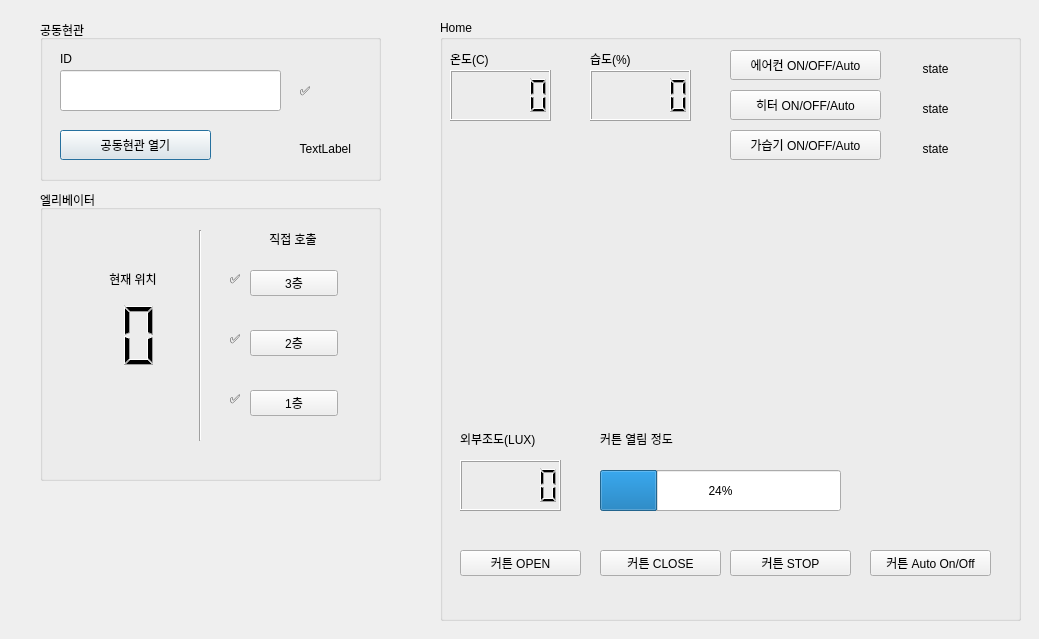
<?xml version="1.0" encoding="UTF-8"?>
<ui version="4.0">
 <class>Dialog</class>
 <widget class="QDialog" name="Dialog">
  <property name="geometry">
   <rect>
    <x>0</x>
    <y>0</y>
    <width>1039</width>
    <height>639</height>
   </rect>
  </property>
  <property name="windowTitle">
   <string>Dialog</string>
  </property>
  <widget class="QGroupBox" name="groupBox_e">
   <property name="geometry">
    <rect>
     <x>40</x>
     <y>20</y>
     <width>341</width>
     <height>161</height>
    </rect>
   </property>
   <property name="title">
    <string>공동현관</string>
   </property>
   <widget class="QLineEdit" name="le_e_id">
    <property name="geometry">
     <rect>
      <x>20</x>
      <y>50</y>
      <width>221</width>
      <height>41</height>
     </rect>
    </property>
    <property name="readOnly">
     <bool>true</bool>
    </property>
   </widget>
   <widget class="QLabel" name="label_e_id">
    <property name="geometry">
     <rect>
      <x>20</x>
      <y>30</y>
      <width>66</width>
      <height>18</height>
     </rect>
    </property>
    <property name="text">
     <string>ID</string>
    </property>
   </widget>
   <widget class="QLabel" name="label_e_approv">
    <property name="geometry">
     <rect>
      <x>260</x>
      <y>50</y>
      <width>61</width>
      <height>41</height>
     </rect>
    </property>
    <property name="text">
     <string>✅</string>
    </property>
   </widget>
   <widget class="QPushButton" name="pushButton_e">
    <property name="geometry">
     <rect>
      <x>20</x>
      <y>110</y>
      <width>151</width>
      <height>30</height>
     </rect>
    </property>
    <property name="text">
     <string>공동현관 열기</string>
    </property>
   </widget>
   <widget class="QLabel" name="label_e_open">
    <property name="geometry">
     <rect>
      <x>180</x>
      <y>120</y>
      <width>131</width>
      <height>18</height>
     </rect>
    </property>
    <property name="text">
     <string>TextLabel</string>
    </property>
    <property name="alignment">
     <set>Qt::AlignRight|Qt::AlignTrailing|Qt::AlignVCenter</set>
    </property>
   </widget>
  </widget>
  <widget class="QGroupBox" name="groupBox_ele">
   <property name="geometry">
    <rect>
     <x>40</x>
     <y>190</y>
     <width>341</width>
     <height>291</height>
    </rect>
   </property>
   <property name="title">
    <string>엘리베이터</string>
   </property>
   <widget class="QLCDNumber" name="lcdNumber_floor">
    <property name="geometry">
     <rect>
      <x>-60</x>
      <y>100</y>
      <width>181</width>
      <height>91</height>
     </rect>
    </property>
    <property name="frameShadow">
     <enum>QFrame::Raised</enum>
    </property>
    <property name="lineWidth">
     <number>-1</number>
    </property>
   </widget>
   <widget class="QLabel" name="label">
    <property name="geometry">
     <rect>
      <x>60</x>
      <y>80</y>
      <width>66</width>
      <height>18</height>
     </rect>
    </property>
    <property name="text">
     <string>현재 위치</string>
    </property>
    <property name="alignment">
     <set>Qt::AlignCenter</set>
    </property>
   </widget>
   <widget class="QPushButton" name="pushButton_1f">
    <property name="geometry">
     <rect>
      <x>210</x>
      <y>200</y>
      <width>88</width>
      <height>26</height>
     </rect>
    </property>
    <property name="text">
     <string>1층</string>
    </property>
   </widget>
   <widget class="QPushButton" name="pushButton_2f">
    <property name="geometry">
     <rect>
      <x>210</x>
      <y>140</y>
      <width>88</width>
      <height>26</height>
     </rect>
    </property>
    <property name="text">
     <string>2층</string>
    </property>
   </widget>
   <widget class="QPushButton" name="pushButton_3f">
    <property name="geometry">
     <rect>
      <x>210</x>
      <y>80</y>
      <width>88</width>
      <height>26</height>
     </rect>
    </property>
    <property name="text">
     <string>3층</string>
    </property>
   </widget>
   <widget class="QLabel" name="label_ele_3f">
    <property name="geometry">
     <rect>
      <x>190</x>
      <y>80</y>
      <width>16</width>
      <height>18</height>
     </rect>
    </property>
    <property name="text">
     <string>✅</string>
    </property>
   </widget>
   <widget class="QLabel" name="label_ele_2f">
    <property name="geometry">
     <rect>
      <x>190</x>
      <y>140</y>
      <width>16</width>
      <height>18</height>
     </rect>
    </property>
    <property name="text">
     <string>✅</string>
    </property>
   </widget>
   <widget class="QLabel" name="label_ele_1f">
    <property name="geometry">
     <rect>
      <x>190</x>
      <y>200</y>
      <width>16</width>
      <height>18</height>
     </rect>
    </property>
    <property name="text">
     <string>✅</string>
    </property>
   </widget>
   <widget class="Line" name="line">
    <property name="geometry">
     <rect>
      <x>150</x>
      <y>40</y>
      <width>20</width>
      <height>211</height>
     </rect>
    </property>
    <property name="orientation">
     <enum>Qt::Vertical</enum>
    </property>
   </widget>
   <widget class="QLabel" name="label_6">
    <property name="geometry">
     <rect>
      <x>220</x>
      <y>40</y>
      <width>66</width>
      <height>18</height>
     </rect>
    </property>
    <property name="text">
     <string>직접 호출</string>
    </property>
    <property name="alignment">
     <set>Qt::AlignCenter</set>
    </property>
   </widget>
  </widget>
  <widget class="QGroupBox" name="groupBox_home">
   <property name="geometry">
    <rect>
     <x>440</x>
     <y>20</y>
     <width>581</width>
     <height>601</height>
    </rect>
   </property>
   <property name="title">
    <string>Home</string>
   </property>
   <widget class="QWidget" name="widget_graph" native="true">
    <property name="geometry">
     <rect>
      <x>30</x>
      <y>150</y>
      <width>521</width>
      <height>201</height>
     </rect>
    </property>
   </widget>
   <widget class="QLCDNumber" name="lcdNumber_temp">
    <property name="geometry">
     <rect>
      <x>10</x>
      <y>50</y>
      <width>101</width>
      <height>51</height>
     </rect>
    </property>
   </widget>
   <widget class="QLCDNumber" name="lcdNumber_hu">
    <property name="geometry">
     <rect>
      <x>150</x>
      <y>50</y>
      <width>101</width>
      <height>51</height>
     </rect>
    </property>
   </widget>
   <widget class="QLabel" name="label_2">
    <property name="geometry">
     <rect>
      <x>10</x>
      <y>30</y>
      <width>66</width>
      <height>18</height>
     </rect>
    </property>
    <property name="text">
     <string>온도(C)</string>
    </property>
   </widget>
   <widget class="QLabel" name="label_3">
    <property name="geometry">
     <rect>
      <x>150</x>
      <y>30</y>
      <width>66</width>
      <height>18</height>
     </rect>
    </property>
    <property name="text">
     <string>습도(%)</string>
    </property>
   </widget>
   <widget class="QLCDNumber" name="lcdNumber_lux">
    <property name="geometry">
     <rect>
      <x>20</x>
      <y>440</y>
      <width>101</width>
      <height>51</height>
     </rect>
    </property>
   </widget>
   <widget class="QLabel" name="label_4">
    <property name="geometry">
     <rect>
      <x>20</x>
      <y>410</y>
      <width>101</width>
      <height>18</height>
     </rect>
    </property>
    <property name="text">
     <string>외부조도(LUX)</string>
    </property>
   </widget>
   <widget class="QPushButton" name="pushButton_curOpen">
    <property name="geometry">
     <rect>
      <x>20</x>
      <y>530</y>
      <width>121</width>
      <height>26</height>
     </rect>
    </property>
    <property name="text">
     <string>커튼 OPEN</string>
    </property>
   </widget>
   <widget class="QPushButton" name="pushButton_curClose">
    <property name="geometry">
     <rect>
      <x>160</x>
      <y>530</y>
      <width>121</width>
      <height>26</height>
     </rect>
    </property>
    <property name="text">
     <string>커튼 CLOSE</string>
    </property>
   </widget>
   <widget class="QPushButton" name="pushButton_curStop">
    <property name="geometry">
     <rect>
      <x>290</x>
      <y>530</y>
      <width>121</width>
      <height>26</height>
     </rect>
    </property>
    <property name="text">
     <string>커튼 STOP</string>
    </property>
   </widget>
   <widget class="QProgressBar" name="progressBar_cur">
    <property name="geometry">
     <rect>
      <x>160</x>
      <y>450</y>
      <width>241</width>
      <height>41</height>
     </rect>
    </property>
    <property name="value">
     <number>24</number>
    </property>
   </widget>
   <widget class="QLabel" name="label_5">
    <property name="geometry">
     <rect>
      <x>160</x>
      <y>410</y>
      <width>101</width>
      <height>18</height>
     </rect>
    </property>
    <property name="text">
     <string>커튼 열림 정도</string>
    </property>
   </widget>
   <widget class="QLabel" name="label_airState">
    <property name="geometry">
     <rect>
      <x>420</x>
      <y>40</y>
      <width>151</width>
      <height>18</height>
     </rect>
    </property>
    <property name="text">
     <string>state</string>
    </property>
    <property name="alignment">
     <set>Qt::AlignCenter</set>
    </property>
   </widget>
   <widget class="QLabel" name="label_heatState">
    <property name="geometry">
     <rect>
      <x>420</x>
      <y>80</y>
      <width>151</width>
      <height>18</height>
     </rect>
    </property>
    <property name="text">
     <string>state</string>
    </property>
    <property name="alignment">
     <set>Qt::AlignCenter</set>
    </property>
   </widget>
   <widget class="QLabel" name="label_humiState">
    <property name="geometry">
     <rect>
      <x>420</x>
      <y>120</y>
      <width>151</width>
      <height>18</height>
     </rect>
    </property>
    <property name="text">
     <string>state</string>
    </property>
    <property name="alignment">
     <set>Qt::AlignCenter</set>
    </property>
   </widget>
   <widget class="QPushButton" name="pushButton_curAuto">
    <property name="geometry">
     <rect>
      <x>430</x>
      <y>530</y>
      <width>121</width>
      <height>26</height>
     </rect>
    </property>
    <property name="text">
     <string>커튼 Auto On/Off</string>
    </property>
   </widget>
   <widget class="QLabel" name="label_curState">
    <property name="geometry">
     <rect>
      <x>160</x>
      <y>410</y>
      <width>300</width>
      <height>20</height>
     </rect>
    </property>
    <property name="text">
     <string/>
    </property>
    <property name="alignment">
     <set>Qt::AlignLeading|Qt::AlignLeft|Qt::AlignVCenter</set>
    </property>
   </widget>
   <widget class="QPushButton" name="pushButton_heat">
    <property name="geometry">
     <rect>
      <x>290</x>
      <y>70</y>
      <width>151</width>
      <height>30</height>
     </rect>
    </property>
    <property name="text">
     <string>히터 ON/OFF/Auto</string>
    </property>
   </widget>
   <widget class="QPushButton" name="pushButton_air">
    <property name="geometry">
     <rect>
      <x>290</x>
      <y>30</y>
      <width>151</width>
      <height>30</height>
     </rect>
    </property>
    <property name="text">
     <string>에어컨 ON/OFF/Auto</string>
    </property>
   </widget>
   <widget class="QPushButton" name="pushButton_humi">
    <property name="geometry">
     <rect>
      <x>290</x>
      <y>110</y>
      <width>151</width>
      <height>30</height>
     </rect>
    </property>
    <property name="text">
     <string>가습기 ON/OFF/Auto</string>
    </property>
   </widget>
  </widget>
 </widget>
 <resources/>
 <connections/>
</ui>
